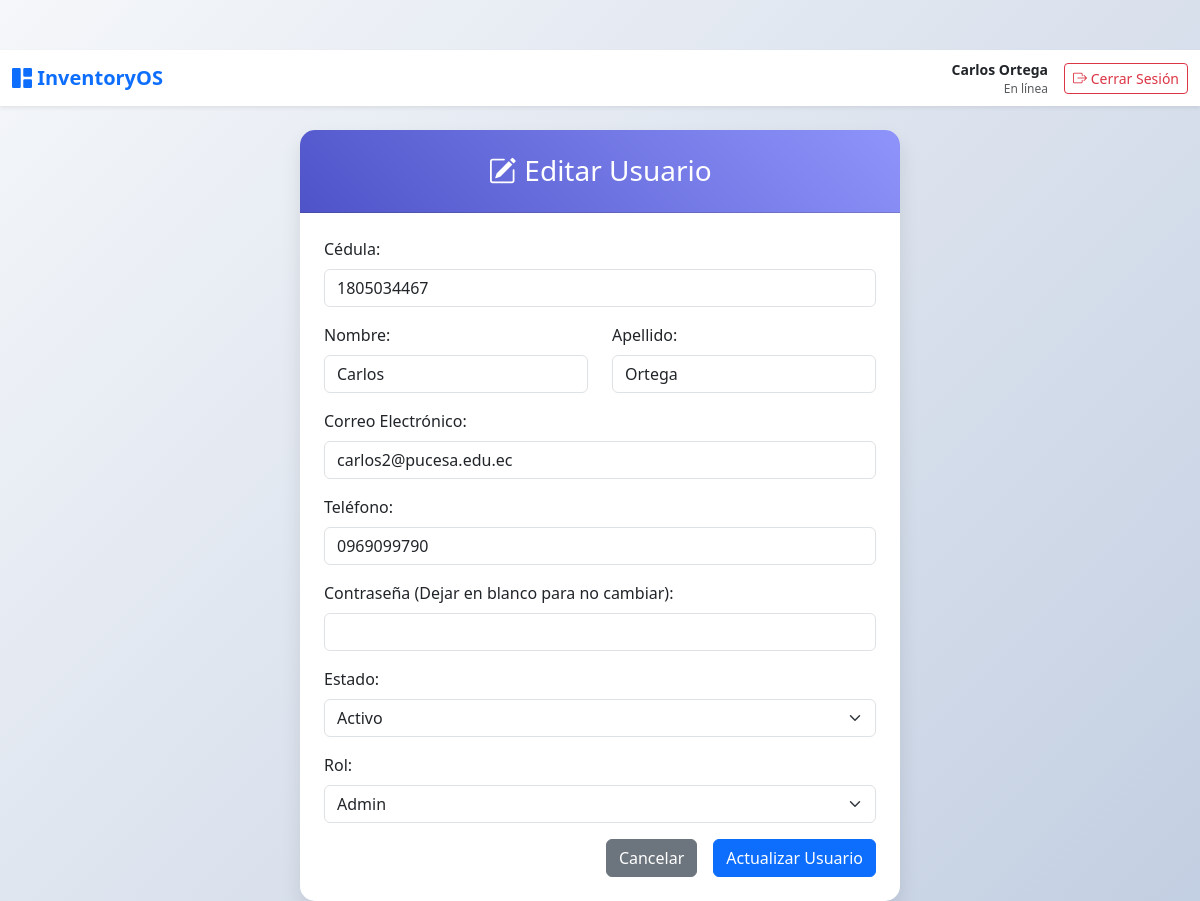
Screenshot of /create_modify_user/editar.php?id=2 (signed in) with the database file from the repository.
### tables this page shows
CREATE TABLE `usuarios` (
  `id` int NOT NULL,
  `cedula` varchar(10) NOT NULL,
  `nombre` varchar(100) NOT NULL,
  `apellido` varchar(100) NOT NULL,
  `correo` varchar(100) NOT NULL,
  `telefono` varchar(20) NOT NULL,
  `clave` varchar(32) NOT NULL,
  `rol_id` int DEFAULT NULL,
  `pregunta_1_id` int DEFAULT NULL,
  `respuesta_1` varchar(32) DEFAULT NULL,
  `pregunta_2_id` int DEFAULT NULL,
  `respuesta_2` varchar(32) DEFAULT NULL,
  `pregunta_3_id` int DEFAULT NULL,
  `respuesta_3` varchar(32) DEFAULT NULL,
  `estado` enum('pendiente_activacion','activo','inactivo') DEFAULT 'pendiente_activacion',
  `token_otp` varchar(6) DEFAULT NULL,
  `token_expiracion` datetime DEFAULT NULL,
  `created_at` timestamp NULL DEFAULT CURRENT_TIMESTAMP
);

### create_modify_user/editar.php (the view, shortened to what this page needs)
<?php
include '../connect.php';
$id = isset($_GET['id']) ? intval($_GET['id']) : 0;
$fila = null;
if ($id > 0) {
    $stmt = $conn->prepare("SELECT * FROM usuarios WHERE id = ?");
    $stmt->bind_param("i", $id);
    $stmt->execute();
    $result = $stmt->get_result();
    if ($result->num_rows > 0) {
        $fila = $result->fetch_assoc();
    }
}
?>
<!DOCTYPE html>
<html lang="es">
<head>
    <link href="https://cdn.jsdelivr.net/npm/bootstrap@5.3.0/dist/css/bootstrap.min.css" rel="stylesheet">
    <link rel="stylesheet" href="https://cdn.jsdelivr.net/npm/bootstrap-icons@1.10.0/font/bootstrap-icons.css">
</head>
<body>
<?php include '../navbar.php'; ?>
<div class="container">
    <div class="card mx-auto" style="max-width: 600px;">
        <div class="card-header text-center">
            <h3 class="mb-0"><i class="bi bi-pencil-square me-2"></i>Editar Usuario</h3>
        </div>
        <div class="card-body p-4">
            <?php if ($fila): ?>
            <form action="actualizar.php" method="POST" class="needs-validation" novalidate>
                <div class="mb-3">
                    <label for="cedula" class="form-label">Cédula:</label>
                    <input type="text" class="form-control" id="cedula" name="cedula" value="<?php echo htmlspecialchars($fila['cedula']); ?>" required pattern="[0-9]+" title="Solo números">
                </div>
                <div class="row">
                    <div class="col-md-6 mb-3">
                        <label for="nombre" class="form-label">Nombre:</label>
                        <input type="text" class="form-control" id="nombre" name="nombre" value="<?php echo htmlspecialchars($fila['nombre']); ?>" required pattern="[A-Za-zÁÉÍÓÚáéíóúñÑ\s]+" title="Solo letras">
                    </div>
                    <div class="col-md-6 mb-3">
                        <label for="apellido" class="form-label">Apellido:</label>
                        <input type="text" class="form-control" id="apellido" name="apellido" value="<?php echo htmlspecialchars($fila['apellido']); ?>" required pattern="[A-Za-zÁÉÍÓÚáéíóúñÑ\s]+" title="Solo letras">
                    </div>
                </div>
                <div class="mb-3">
                    <label for="correo" class="form-label">Correo Electrónico:</label>
                    <input type="email" class="form-control" id="correo" name="correo" value="<?php echo htmlspecialchars($fila['correo']); ?>" required>
                </div>
                <div class="mb-3">
                    <label for="telefono" class="form-label">Teléfono:</label>
                    <input type="text" class="form-control" id="telefono" name="telefono" value="<?php echo htmlspecialchars($fila['telefono']); ?>" required pattern="[0-9]+" title="Solo números">
                </div>
                <div class="mb-3">
                    <label for="clave" class="form-label">Contraseña (Dejar en blanco para no cambiar):</label>
                    <input type="password" class="form-control" id="clave" name="clave">
                </div>
                <div class="mb-3">
                    <label for="estado" class="form-label">Estado:</label>
                    <select class="form-select" id="estado" name="estado" required>
                        <option value="activo" <?php if ($fila['estado'] == 'activo') echo 'selected'; ?>>Activo</option>
                    </select>
                </div>
                <div class="mb-3">
                    <label for="rol_id" class="form-label">Rol:</label>
                    <select class="form-select" id="rol_id" name="rol_id" required>
                        <?php
                        $roles = $conn->query("SELECT cod_rol, descripcion FROM cod_rol ORDER BY descripcion");
                        while ($r = $roles->fetch_assoc()) {
                            $sel = ($r['cod_rol'] == $fila['rol_id']) ? 'selected' : '';
                            echo '<option value="'.$r['cod_rol'].'" '.$sel.'>'.htmlspecialchars($r['descripcion']).'</option>';
                        }
                        ?>
                    </select>
                </div>
                <div class="d-grid gap-2 d-md-flex justify-content-md-end">
                    <a href="listar.php" class="btn btn-secondary me-md-2">Cancelar</a>
                    <button type="submit" class="btn btn-primary">Actualizar Usuario</button>
                </div>
            </form>
            <?php endif; ?>
        </div>
    </div>
</div>
</body>
</html>

### create_modify_user/editar.php (style rules this page uses)
body { background: linear-gradient(135deg, #f5f7fa 0%, #c3cfe2 100%); min-height: 100vh; padding-top: 50px; }
.card { border: none; border-radius: 15px; box-shadow: 0 10px 20px rgba(0,0,0,0.1); }
.card-header { background: linear-gradient(45deg, #4e54c8, #8f94fb); color: white; border-radius: 15px 15px 0 0 !important; padding: 1.5rem; }

### rows the page displays
usuarios: cedula "1805034467", nombre "Carlos", apellido "Ortega", correo "carlos2@pucesa.edu.ec", telefono "0969099790", estado "Activo"

### other values shown
$_SESSION['nombre'] "Carlos Ortega"
form field rol_id "Admin"
